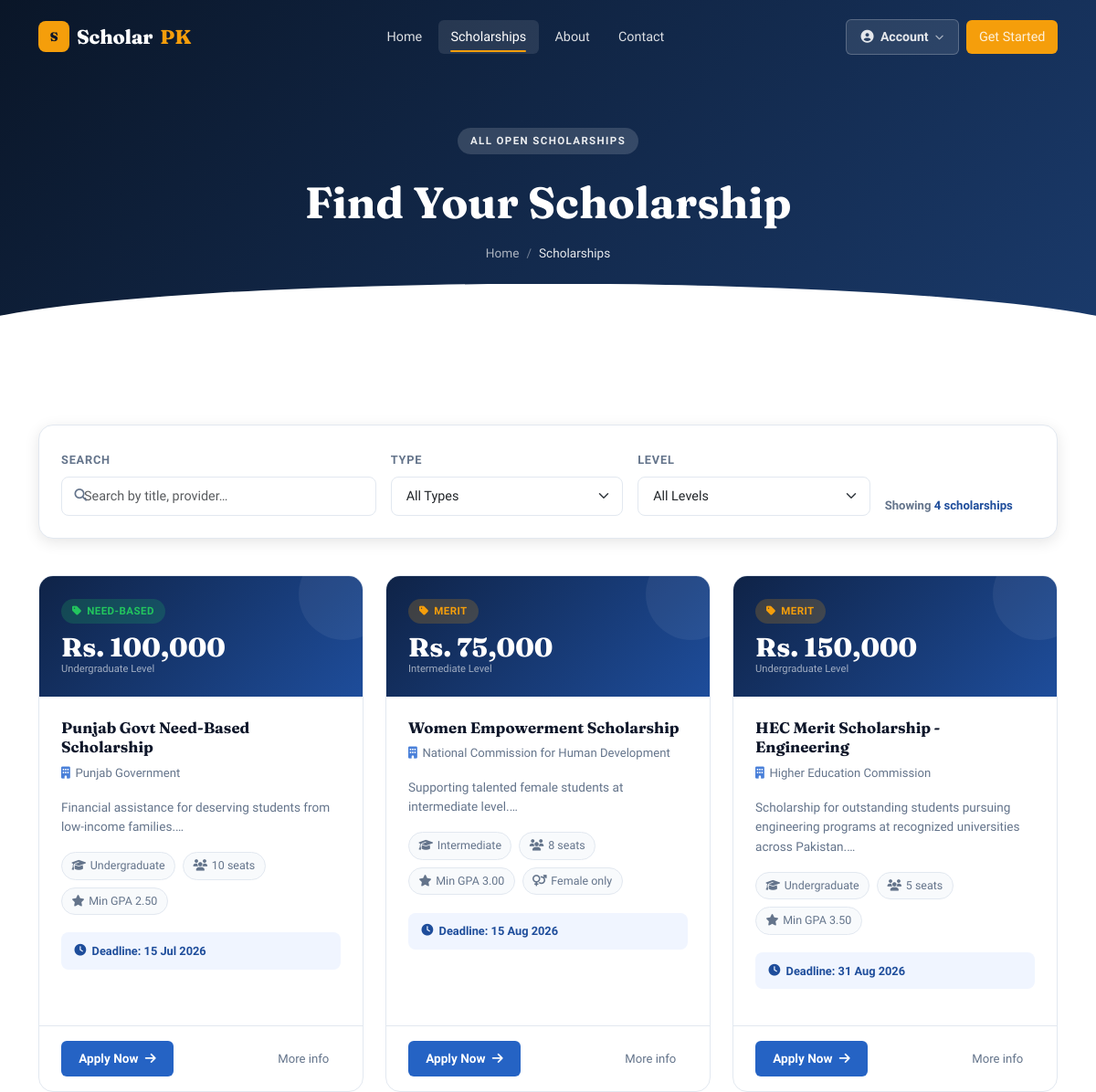
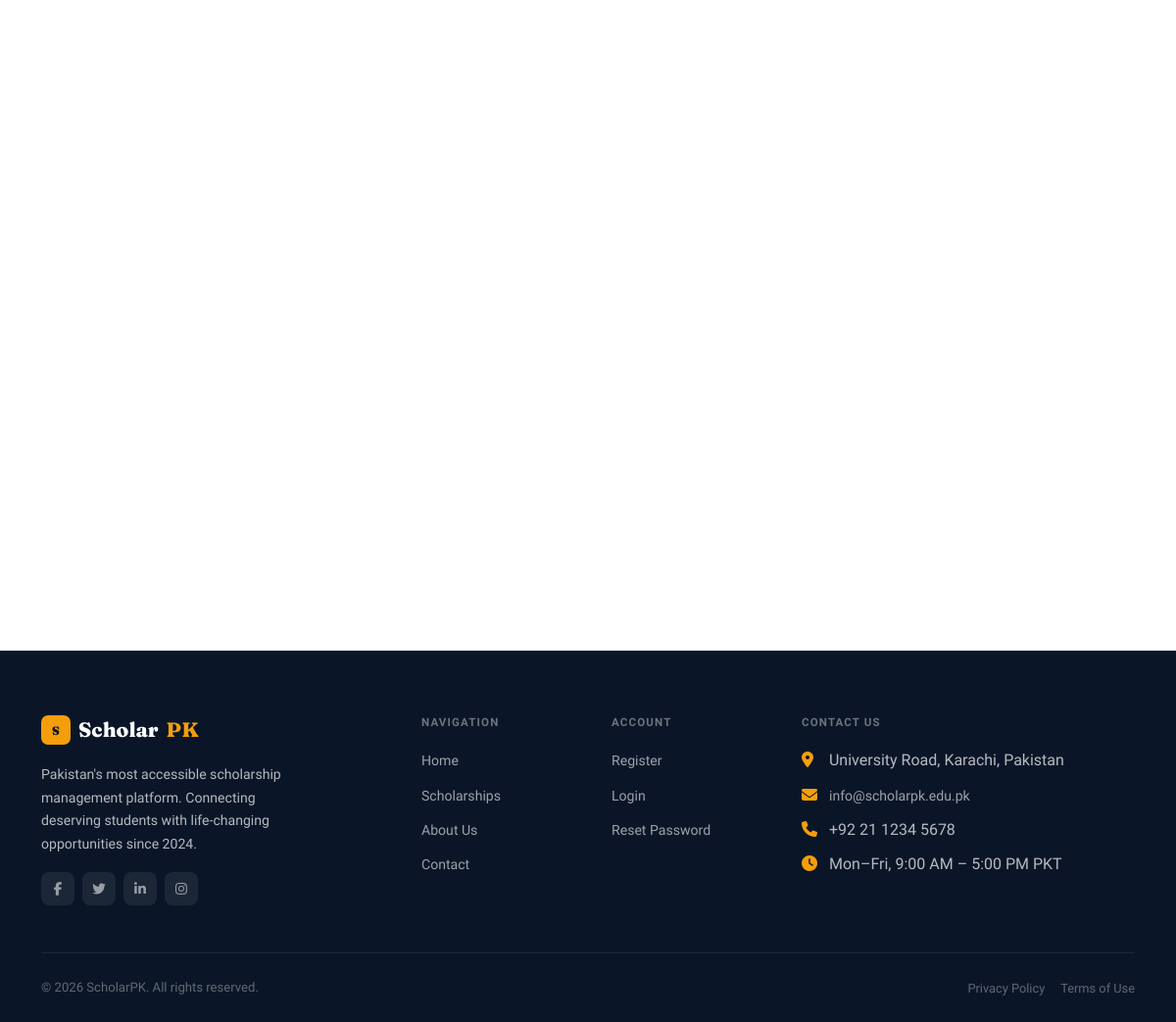
Page /scholarships.php on the committed database (2 pictures, top to bottom).
### tables this page shows
CREATE TABLE IF NOT EXISTS scholarships (
    scholarship_id     INT            AUTO_INCREMENT PRIMARY KEY,
    title              VARCHAR(255)   NOT NULL,
    provider           VARCHAR(150),                    
    category           VARCHAR(100),                    
    level              ENUM('Matric','Intermediate','Undergraduate','Postgraduate'),
    type               ENUM('Merit','Need-Based','Talent-Based'),
    description        TEXT,

     
    eligibility_criteria TEXT,
    min_gpa            DECIMAL(3,2),                    
    max_age            INT,
    gender_requirement ENUM('Male','Female','Any') DEFAULT 'Any',

     
    amount             DECIMAL(10,2),                   
    total_seats        INT,

     
    start_date         DATE,
    deadline           DATE,

    status             ENUM('active','closed') DEFAULT 'active',
    created_at         TIMESTAMP DEFAULT CURRENT_TIMESTAMP,
    updated_at         TIMESTAMP DEFAULT CURRENT_TIMESTAMP ON UPDATE CURRENT_TIMESTAMP
);

### scholarships.php (the view, shortened to what this page needs)
<?php
require_once 'db.php';
include 'includes/header.php';
$scholarships = $conn->query("
    SELECT scholarship_id, title, provider, type, level, amount,
           total_seats, deadline, category, min_gpa, gender_requirement, description
    FROM scholarships
    WHERE status = 'active'
    ORDER BY deadline ASC
");
$total = $scholarships ? $scholarships->num_rows : 0;
?>
<div class="page-hero">
  <div class="container text-center position-relative" style="z-index:2">
    <span class="section-label" style="background:rgba(255,255,255,.15);color:rgba(255,255,255,.9)">All Open Scholarships</span>
    <h1 class="mt-2 mb-3">Find Your Scholarship</h1>
    <nav aria-label="breadcrumb">
      <ol class="breadcrumb justify-content-center mb-0">
        <li class="breadcrumb-item"><a href="index.php">Home</a></li>
        <li class="breadcrumb-item active">Scholarships</li>
      </ol>
    </nav>
  </div>
</div>
<section class="section-pad">
  <div class="container">
    <div class="filter-bar fade-up">
      <div class="row g-3 align-items-end">
        <div class="col-lg-4 col-md-6">
          <label class="form-label fw-semibold" style="font-size:.8rem;color:var(--muted);text-transform:uppercase;letter-spacing:.06em">
            Search
          </label>
          <div class="position-relative">
            <input type="text" id="searchInput" class="form-control ps-4"
                   placeholder="Search by title, provider…">
            <i class="fas fa-search position-absolute"
               style="left:.9rem;top:50%;transform:translateY(-50%);color:var(--muted);font-size:.85rem"></i>
          </div>
        </div>
        <div class="col-lg-3 col-md-6">
          <label class="form-label fw-semibold" style="font-size:.8rem;color:var(--muted);text-transform:uppercase;letter-spacing:.06em">
            Type
          </label>
          <select id="filterType" class="form-select">
            <option value="">All Types</option>
          </select>
        </div>
        <div class="col-lg-3 col-md-6">
          <label class="form-label fw-semibold" style="font-size:.8rem;color:var(--muted);text-transform:uppercase;letter-spacing:.06em">
            Level
          </label>
          <select id="filterLevel" class="form-select">
            <option value="">All Levels</option>
          </select>
        </div>
        <div class="col-lg-2 col-md-6">
          <p class="mb-0 fw-semibold" style="font-size:.82rem;color:var(--muted)">
            Showing <span id="resultCount" class="fw-bold" style="color:var(--blue-600)"><?= $total ?> scholarship<?= $total !== 1 ? 's' : '' ?></span>
          </p>
        </div>
      </div>
    </div>
    <div class="row g-4" id="scholarshipsGrid">
      <?php if ($scholarships && $scholarships->num_rows > 0): ?>
        <?php while ($s = $scholarships->fetch_assoc()): ?>
          <?php
            $badge_class = match(strtolower($s['type'] ?? '')) {
              'merit'        => 'badge-merit',
              'need-based'   => 'badge-need',
              'talent-based' => 'badge-talent',
              default        => 'badge-merit'
            };
            $days_left = $s['deadline'] ? ceil((strtotime($s['deadline']) - time()) / 86400) : null;
            $is_urgent = $days_left !== null && $days_left <= 7;
          ?>
          <div class="col-lg-4 col-md-6 fade-up schol-filter-item"
               data-title="<?= strtolower(htmlspecialchars($s['title'] . ' ' . $s['provider'])) ?>"
               data-type="<?= strtolower(htmlspecialchars($s['type'] ?? '')) ?>"
               data-level="<?= strtolower(htmlspecialchars($s['level'] ?? '')) ?>">
            <div class="schol-card">
              <div class="schol-card-header">
                <span class="schol-badge <?= $badge_class ?>">
                  <i class="fas fa-tag"></i> <?= htmlspecialchars($s['type'] ?? 'Merit') ?>
                </span>
                <div class="schol-amount">
                  <?= $s['amount'] ? 'Rs. ' . number_format($s['amount']) : 'Varies' ?>
                  <small><?= htmlspecialchars($s['level'] ?? '') ?> Level</small>
                </div>
              </div>
              <div class="schol-card-body">
                <h3 class="schol-title"><?= htmlspecialchars($s['title']) ?></h3>
                <p class="schol-provider">
                  <i class="fas fa-building" style="color:var(--blue-400)"></i>
                  <?= htmlspecialchars($s['provider'] ?? 'N/A') ?>
                </p>
                <?php if ($s['description']): ?>
                <p style="font-size:.85rem;color:var(--muted);margin-bottom:1rem;line-height:1.6">
                  <?= htmlspecialchars(mb_substr($s['description'], 0, 110)) ?>…
                </p>
                <?php endif; ?>
                <div class="schol-meta">
                  <?php if ($s['level']): ?>
                  <span class="schol-meta-item"><i class="fas fa-graduation-cap"></i> <?= htmlspecialchars($s['level']) ?></span>
                  <?php endif; ?>
                  <?php if ($s['total_seats']): ?>
                  <span class="schol-meta-item"><i class="fas fa-users"></i> <?= $s['total_seats'] ?> seats</span>
                  <?php endif; ?>
                  <?php if ($s['min_gpa']): ?>
                  <span class="schol-meta-item"><i class="fas fa-star"></i> Min GPA <?= $s['min_gpa'] ?></span>
                  <?php endif; ?>
                  <?php if ($s['gender_requirement'] && $s['gender_requirement'] !== 'Any'): ?>
                  <span class="schol-meta-item"><i class="fas fa-venus-mars"></i> <?= $s['gender_requirement'] ?> only</span>
                  <?php endif; ?>
                </div>
                <?php if ($days_left !== null): ?>
                <div class="schol-deadline <?= $is_urgent ? 'urgent' : '' ?>">
                  <i class="fas fa-clock"></i>
                  <?php if ($days_left < 0): ?>
                    Deadline passed
                  <?php elseif ($days_left === 0): ?>
                    Deadline: Today!
                  <?php elseif ($is_urgent): ?>
                    Only <?= $days_left ?> day<?= $days_left > 1 ? 's' : '' ?> left!
                  <?php else: ?>
                    Deadline: <?= date('d M Y', strtotime($s['deadline'])) ?>
                  <?php endif; ?>
                </div>
                <?php endif; ?>
              </div>
              <div class="schol-card-footer">
                <a href="register.php" class="btn-apply">
                  Apply Now <i class="fas fa-arrow-right ms-1"></i>
                </a>
                <button class="btn-details border-0 bg-transparent" type="button"
                        data-bs-toggle="collapse"
                        data-bs-target="#detail-<?= $s['scholarship_id'] ?>">
                  More info
                </button>
              </div>
            </div>
          </div>
        <?php endwhile; ?>
      <?php endif; ?>
    </div>
  </div>
</section>
<?php include 'includes/footer.php'; ?>

### rows in the picture
scholarships: type "NEED-BASED", amount "100,000", level "Undergraduate", title "Punjab Govt Need-Based Scholarship", provider "Punjab Government", description "Financial assistance for deserving students from low-income families.", total_seats "10", min_gpa "2.50", deadline "15 Jul 2026"
scholarships: type "MERIT", amount "75,000", level "Intermediate", title "Women Empowerment Scholarship", provider "National Commission for Human Development", description "Supporting talented female students at intermediate level.", total_seats "8", min_gpa "3.00", gender_requirement "Female", deadline "15 Aug 2026"
scholarships: type "MERIT", amount "150,000", level "Undergraduate", title "HEC Merit Scholarship - Engineering", provider "Higher Education Commission", description "Scholarship for outstanding students pursuing engineering programs at recognized universities across Pakistan.", total_seats "5", min_gpa "3.50", deadline "31 Aug 2026"

### other values in the picture
$total "4"
